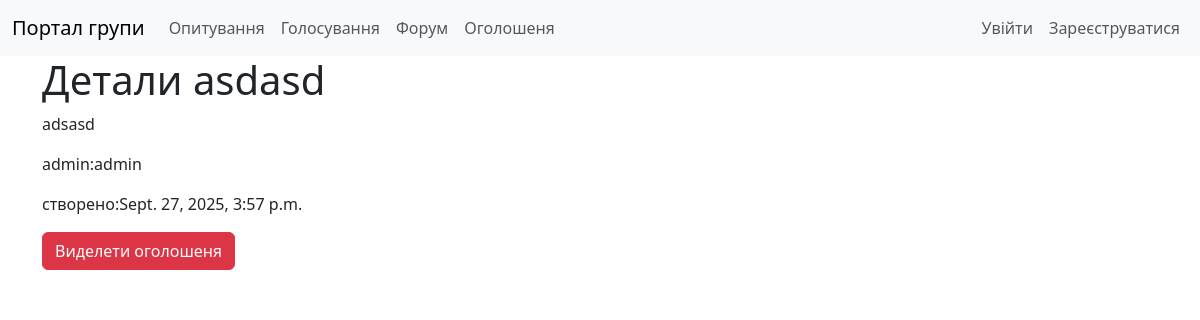
The app's page /Announcment/detail/4 with its own data.
### announcment/models.py (models this page shows, shortened)
class Announcment(models.Model):
    title = models.CharField(max_length=100)
    text = models.TextField()
    created_at = models.DateTimeField(auto_now_add=True)
    created_by = models.ForeignKey(User,on_delete=models.CASCADE)

### announcment/views.py (the view)
# urls.py: path("detail/<int:pk>",views.AnnouncmentDetailView.as_view(), name="announcment-detail"),
class AnnouncmentDetailView(DetailView):
    model = Announcment
    template_name = 'Announcment/announcment_detail.html'
    context_object_name = 'announcment'

### templates/Announcment/announcment_detail.html
{% extends 'base.html' %}
{% block content %}
    <h1>Детали {{ announcment.title }}</h1>
    <p>{{ announcment.text }}</p>
    <p>admin:{{ announcment.created_by }}</p>
    <p>створено:{{ announcment.created_at }}</p>
    <a class="btn btn-danger"href="{% url 'announcment:announcment-delete' announcment.pk %}">Виделети оголошеня</a>
{% endblock %}

### records on screen
Announcment: title "asdasd", text "adsasd", created_by "admin", created_at "Sept. 27, 2025, 3:57 p.m."
